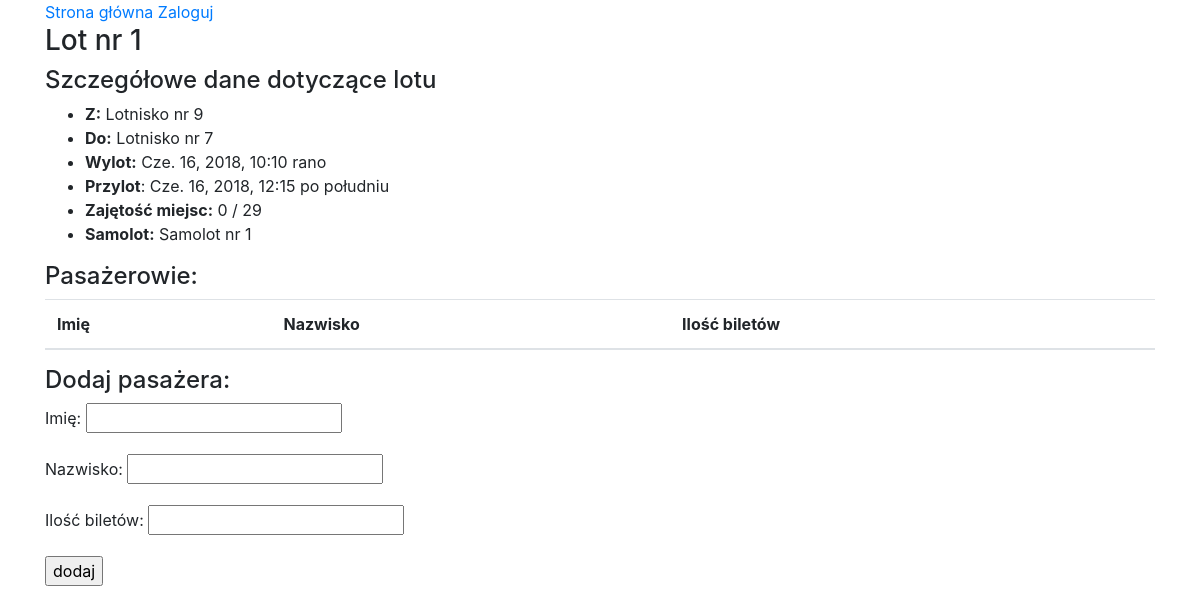
The page /details/1 on the database its author committed.
### flights/models.py (models this page shows, shortened)
class Flight(models.Model):
    start = models.DateTimeField()
    start_airport = models.CharField(max_length=30)
    landing = models.DateTimeField()
    landing_airport = models.CharField(max_length=30)
    airplane = models.ForeignKey(Airplane, on_delete=models.CASCADE, related_name="flights")
    passengers = models.ManyToManyField(Passenger, related_name="flights", through='Ticket')
    crew = models.ForeignKey(Crew, related_name='flights', on_delete=models.CASCADE);
    class Meta:
        ordering = ['start']
    def get_booked_seats(self, except_for):
        seats_taken = self.ticket_set.exclude(pk=except_for).aggregate(Sum('count'))['count__sum']
        return seats_taken if seats_taken else 0

class Airplane(models.Model):
    registration_number = models.CharField(max_length=30, unique=True)
    capacity = models.PositiveIntegerField(validators=[MinValueValidator(20)])
    class Meta:
        ordering = ['registration_number']

### flights/views.py (the view, shortened to what this page needs)
# urls.py: path('details/<int:pk>', views.FlightDetails.as_view(), name='flight_details')
class FlightDetails(DetailView):
    model = Flight
    template_name = 'details.html'
    def get_context_data(self, **kwargs):
        context = super().get_context_data(**kwargs)
        context['form'] = TicketForm()
        flight = self.get_object()
        context['flight'] = flight
        context['seats_taken'] = flight.get_booked_seats(except_for=None)
        context['passengers'] = flight.ticket_set.values('count',
                                                         name=F('passenger__name'),
                                                         surname=F('passenger__surname')).all()
        return context

### flights/forms.py (shortened to what this page needs)
class TicketForm(forms.Form):
    name = forms.CharField(label='Imię', max_length=30)
    surname = forms.CharField(label='Nazwisko', max_length=30)
    count = forms.IntegerField(label="Ilość biletów", validators=[MinValueValidator(1)])

### flights/templates/details.html (shortened to what this page needs)
{% extends 'base.html' %}
{% block content %}
<a href={% url 'homepage' %}>Strona główna</a>
{% if user.is_authenticated %}
    <a href="{% url 'logout' %}?next={{request.path}}">Wyloguj</a>
{% else %}
    <a href="{% url 'login' %}?next={{request.path}}">Zaloguj</a>
{% endif %}
{% if flight %}
    <h3>Lot nr {{ flight.id }}</h3>
    <section>
        <h4>Szczegółowe dane dotyczące lotu</h4>
        <ul>
            <li><strong>Z:</strong> {{ flight.start_airport }}</li>
            <li><strong>Do:</strong> {{ flight.landing_airport }}</li>
            <li><strong>Wylot:</strong> {{ flight.start }}</li>
            <li><strong>Przylot</strong>: {{ flight.landing }}</li>
            <li><strong>Zajętość miejsc:</strong> {{ seats_taken }} / {{ flight.airplane.capacity }}</li>
            <li><strong>Samolot:</strong> {{ flight.airplane.registration_number }}</li>
        </ul>
    </section>
    <section>
        <h4>Pasażerowie:</h4>
        <table class="table">
            <thead>
                <tr>
                    <th>Imię</th>
                    <th>Nazwisko</th>
                    <th>Ilość biletów</th>
                </tr>
            </thead>
        </table>
    </section>
    <section>
        <h4>Dodaj pasażera:</h4>
        <form method="post">
            {{ form.as_p }}
            <input type="submit" value="dodaj">
        </form>
    </section>
{% endif %}
{% endblock %}

### flights/templates/base.html (shortened to what this page needs)
{% load static %}
<!DOCTYPE html>
<html lang="pl">
<head>
    <link rel="stylesheet" href="{% static 'css/style.css' %}">
    <link rel="stylesheet" href="https://stackpath.bootstrapcdn.com/bootstrap/4.1.0/css/bootstrap.min.css">
</head>
<body>
<div class="container">
{% block content %}{% endblock %}
</div>
</body>
</html>

### rows shown on the page
Flight: id "1", start_airport "Lotnisko nr 9", landing_airport "Lotnisko nr 7", start "Cze. 16, 2018, 10:10 rano", landing "Cze. 16, 2018, 12:15 po południu", airplane.capacity "29", airplane.registration_number "Samolot nr 1"

### other values the page prints
{{ seats_taken }} "0"
